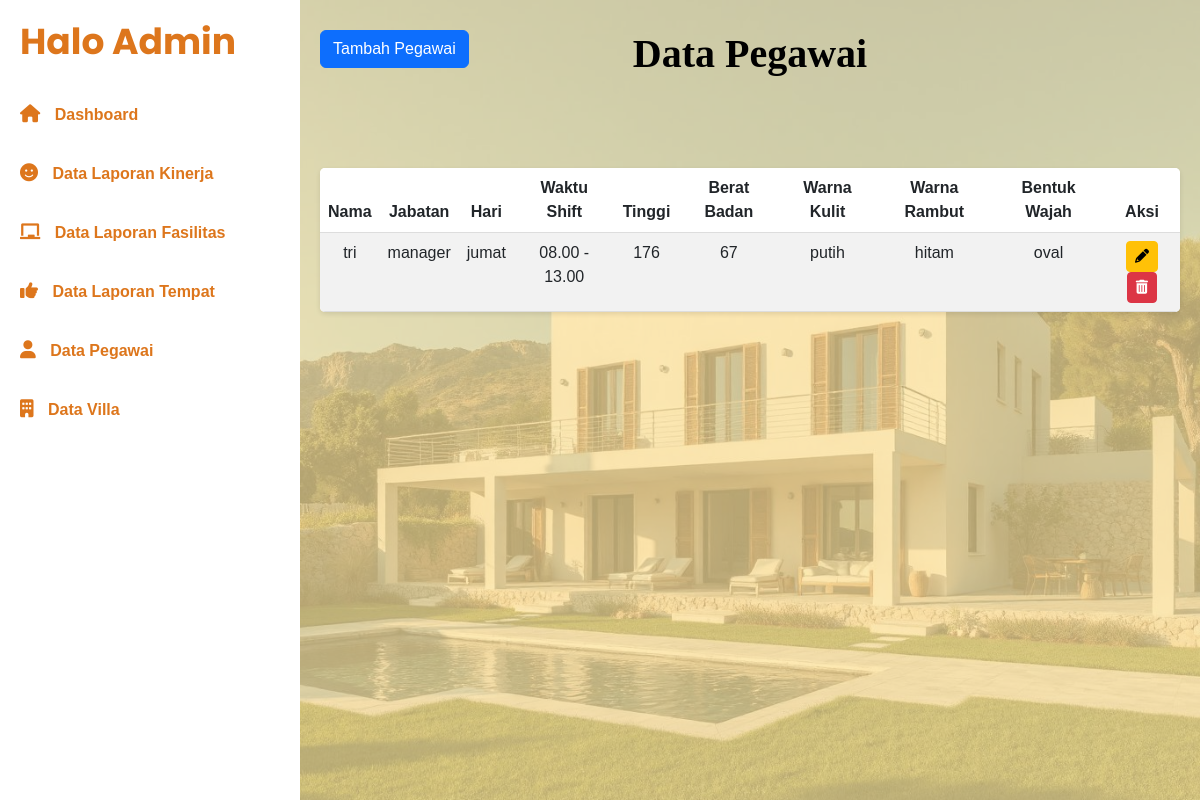
The page /Dashboarddatapegawai.php on the database as committed earlier.
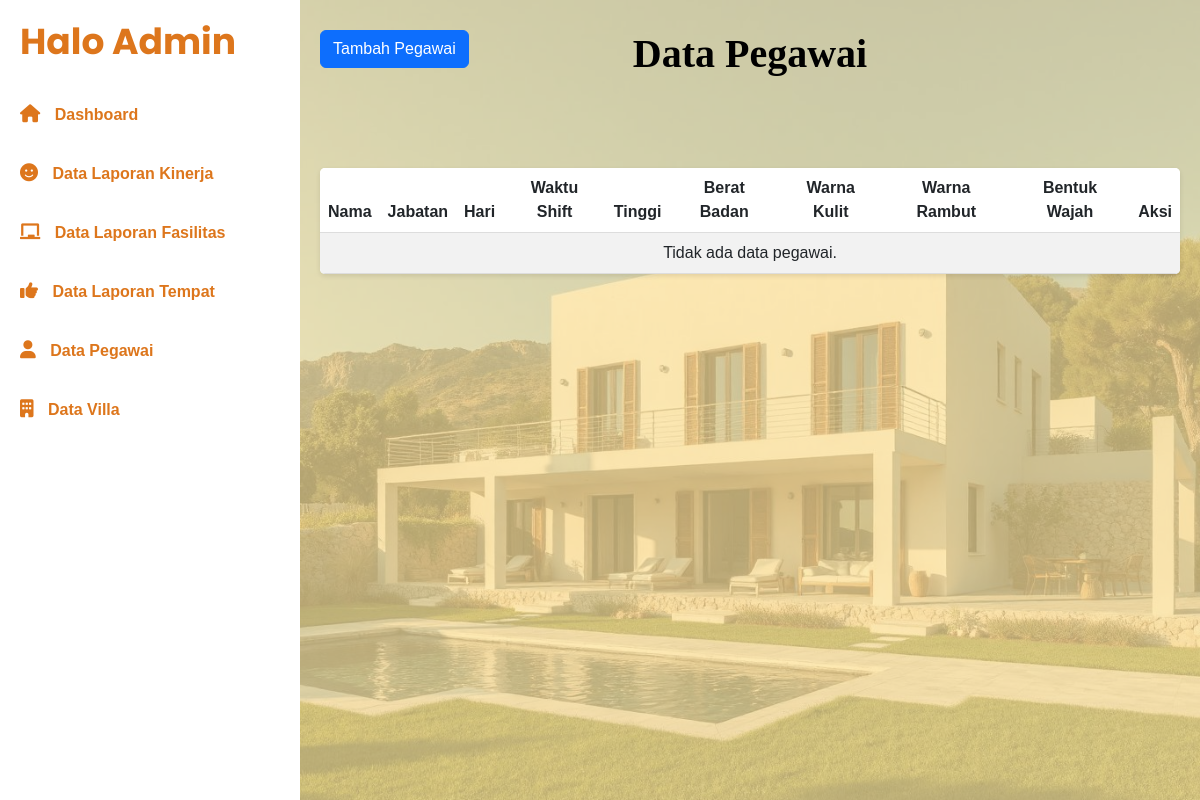
The same page on the database as committed later.
### tables this page shows
CREATE TABLE `data_pegawai` (
  `id` int(11) NOT NULL,
  `nama` varchar(100) DEFAULT NULL,
  `jabatan` varchar(50) DEFAULT NULL,
  `hari` varchar(20) DEFAULT NULL,
  `waktu_shift` varchar(20) DEFAULT NULL,
  `tinggi` varchar(50) DEFAULT NULL,
  `berat_badan` varchar(50) DEFAULT NULL,
  `warna_kulit` varchar(50) DEFAULT NULL,
  `warna_rambut` varchar(50) DEFAULT NULL,
  `bentuk_wajah` varchar(50) DEFAULT NULL
);

### Dashboarddatapegawai.php (the view, shortened to what this page needs)
<!DOCTYPE html>
<html lang="en">
<head>
    <link rel="stylesheet" href="https://cdnjs.cloudflare.com/ajax/libs/font-awesome/6.0.0-beta3/css/all.min.css">
    <link href="https://cdn.jsdelivr.net/npm/bootstrap@5.3.0-alpha1/dist/css/bootstrap.min.css" rel="stylesheet">
    <link rel="stylesheet" href="https://cdn.jsdelivr.net/npm/bootstrap-icons@1.10.3/font/bootstrap-icons.css">
</head>
<body>
    <div class="sidebar">
        <h2>Halo Admin</h2>
        <a href="Dashboardadmin.php"><i class="fas fa-home"></i> Dashboard</a>
        <a href="DashbordKinerja.php"><i class="fas fa-smile"></i> Data Laporan Kinerja</a>
        <a href="DashbordFasilitas.php"><i class="fas fa-chalkboard"></i> Data Laporan Fasilitas</a>
        <a href="DashboardTempt.php"><i class="fas fa-thumbs-up"></i> Data Laporan Tempat</a>
        <a href="Dashboarddatapegawai.php"><i class="fas fa-user"></i> Data Pegawai</a>
        <a href="datavilla.php"><i class="fas fa-building"></i> Data Villa</a>
    </div>
    <div class="main-content">
        <h1><strong>Data Pegawai</strong></h1>
        <a href="tambah_pegawai.php" class="btn btn-primary btn-tambah">Tambah Pegawai</a>
        <table class="table table-striped">
            <thead>
                <tr>
                    <th>Nama</th>
                    <th>Jabatan</th>
                    <th>Hari</th>
                    <th>Waktu Shift</th>
                    <th>Tinggi</th>
                    <th>Berat Badan</th>
                    <th>Warna Kulit</th>
                    <th>Warna Rambut</th>
                    <th>Bentuk Wajah</th>
                    <th>Aksi</th>
                </tr>
            </thead>
            <tbody>
                <?php
                if (isset($conn)) {
                    $query = "SELECT * FROM data_pegawai";
                    $result = mysqli_query($conn, $query);
                    if ($result && mysqli_num_rows($result) > 0):
                        while ($pegawai = mysqli_fetch_assoc($result)):
                ?>
                    <tr>
                        <td><?= htmlspecialchars($pegawai['nama']); ?></td>
                        <td><?= htmlspecialchars($pegawai['jabatan']); ?></td>
                        <td><?= htmlspecialchars($pegawai['hari']); ?></td>
                        <td><?= htmlspecialchars($pegawai['waktu_shift']); ?></td>
                        <td><?= htmlspecialchars($pegawai['tinggi']); ?></td>
                        <td><?= htmlspecialchars($pegawai['berat_badan']); ?></td>
                        <td><?= htmlspecialchars($pegawai['warna_kulit']); ?></td>
                        <td><?= htmlspecialchars($pegawai['warna_rambut']); ?></td>
                        <td><?= htmlspecialchars($pegawai['bentuk_wajah']); ?></td>
                        <td class="text-center">
                            <a href="proses_datapegawai/edit.php?id=<?= $pegawai['id']; ?>" class="btn btn-warning btn-sm">
                                <i class="fas fa-pencil-alt"></i>
                            </a>
                            <a href="proses_datapegawai/delete.php?id=<?= $pegawai['id']; ?>" class="btn btn-danger btn-sm" onclick="return confirm('Apakah Anda yakin ingin menghapus data ini?')">
                                <i class="fas fa-trash-alt"></i>
                            </a>
                        </td>
                    </tr>
                <?php
                        endwhile;
                    else:
                ?>
                    <tr>
                        <td colspan="10" class="text-center">Tidak ada data pegawai.</td>
                    </tr>
                <?php
                    endif;
                } else {
                    echo "<tr><td colspan='10' class='text-center'>Koneksi database tidak tersedia.</td></tr>";
                }
                ?>
            </tbody>
        </table>
    </div>
</body>
</html>

Rows that differ between the two databases and show on the page:
removed data_pegawai: nama "tri", jabatan "manager", hari "jumat", waktu_shift "08.00 - 13.00", tinggi "176", berat_badan "67", warna_kulit "putih", warna_rambut "hitam", bentuk_wajah "oval"
Other text that changed with them:
text now shown: "Tidak ada data pegawai."
